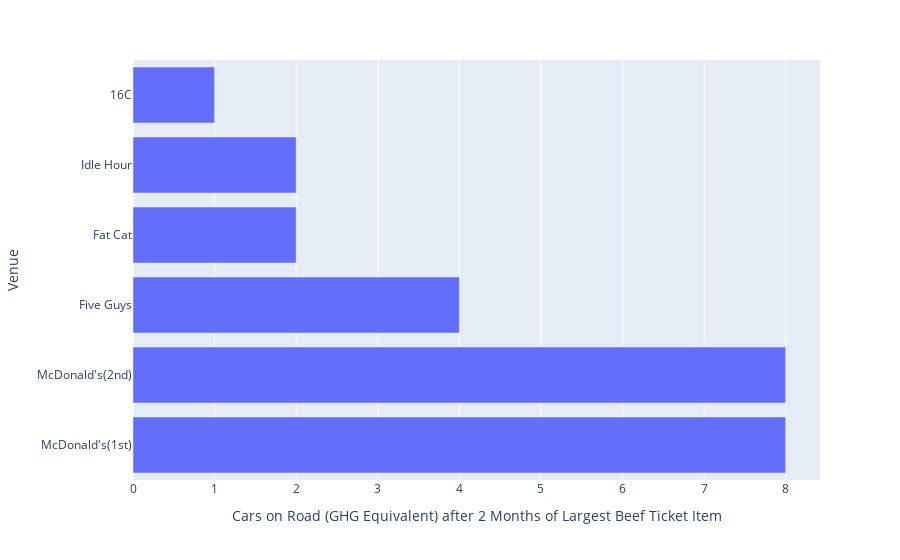

Notebook code for this chart:
### Code cell
import plotly.express as px
fig = px.bar(TwoMoCarBar, x="Cars on Road (GHG Equivalent) after 2 Months of Largest Beef Ticket Item", y="Venue", orientation='h')
fig.show()

### Figure 1 — Plotly figure (JSON) as saved in the notebook; plotly's stock layout.template omitted (floating-point values rounded to 4 significant figures)
{"data": [{"alignmentgroup": "True", "hovertemplate": "Cars on Road (GHG Equivalent) after 2 Months of Largest Beef Ticket Item=%{x}<br>Venue=%{y}<extra></extra>", "legendgroup": "", "marker": {"color": "#636efa"}, "name": "", "offsetgroup": "", "orientation": "h", "showlegend": false, "textposition": "auto", "type": "bar", "x": [8, 8, 4, 2, 2, 1], "xaxis": "x", "y": ["McDonald's(1st)", "McDonald's(2nd)", "Five Guys", "Fat Cat", "Idle Hour", "16C"], "yaxis": "y"}], "layout": {"barmode": "relative", "legend": {"tracegroupgap": 0}, "margin": {"t": 60}, "xaxis": {"anchor": "y", "domain": [0, 1], "title": {"text": "Cars on Road (GHG Equivalent) after 2 Months of Largest Beef Ticket Item"}}, "yaxis": {"anchor": "x", "domain": [0, 1], "title": {"text": "Venue"}}}}
